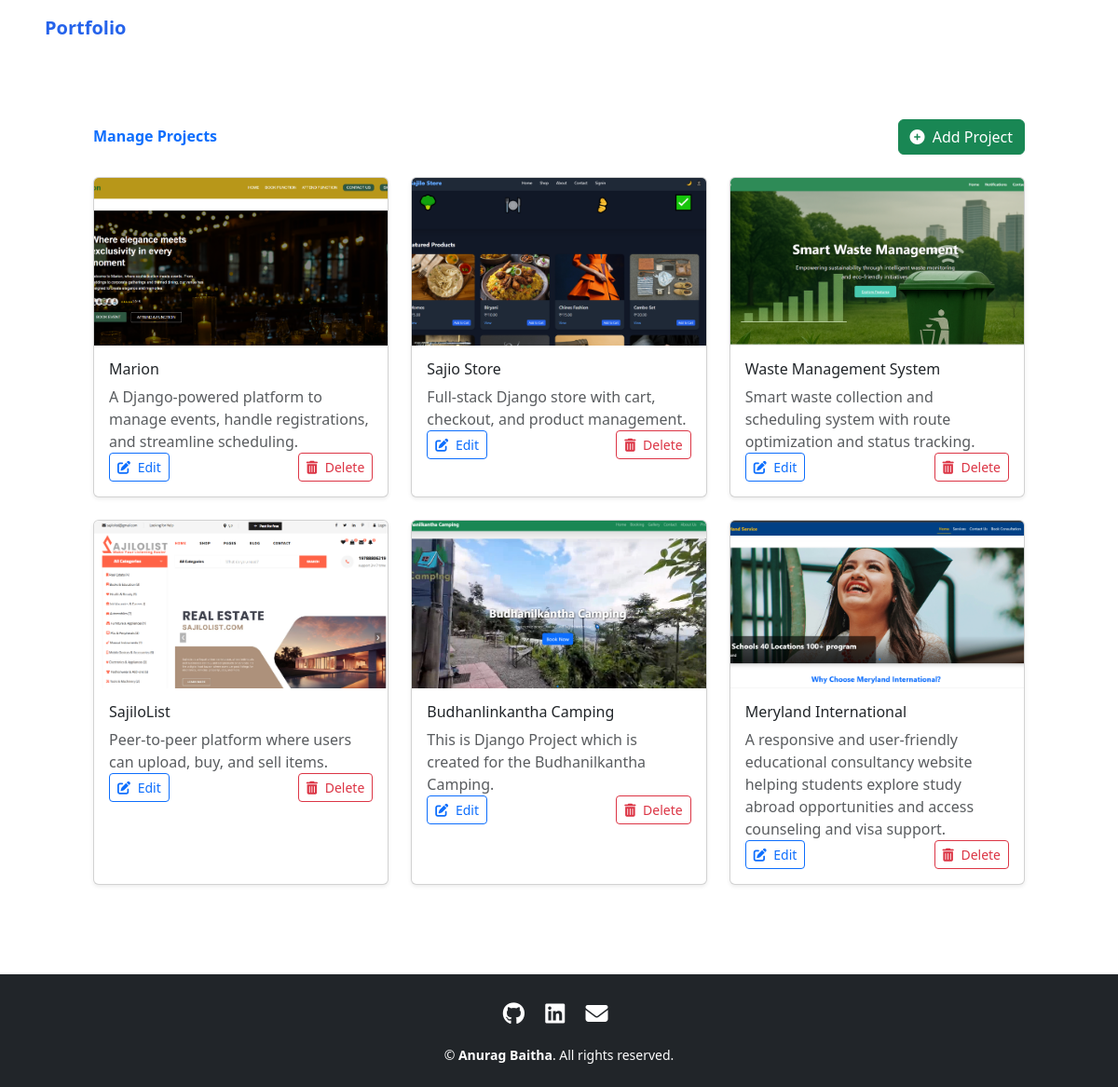
The app's page /projects/manage/ with its own data.
### Mainapp/models.py (models this page shows, shortened)
class Project(models.Model):
    title = models.CharField(max_length=100)
    description = models.TextField()
    image = models.ImageField(upload_to='project_images/', blank=True, null=True)
    github_url = models.URLField(blank=True, null=True)
    link = models.URLField(blank=True, null=True)
    tags = models.CharField(max_length=255, blank=True)

### Mainapp/views.py (the view)
# urls.py: path('projects/manage/', views.manage_projects, name='manage_projects'),
def manage_projects(request):
    projects = Project.objects.all()
    return render(request, 'manage_projects.html', {'projects': projects})

### Mainapp/templates/manage_projects.html (shortened to what this page needs)
{% extends 'base.html' %}
{% load static %}
{% block content %}
<div class="container py-5">
  <div class="d-flex justify-content-between align-items-center mb-4">
    <h2 class="fw-bold text-primary">Manage Projects</h2>
    <a href="{% url 'add_project' %}" class="btn btn-success">
      <i class="fas fa-plus-circle me-1"></i> Add Project
    </a>
  </div>
  {% if projects %}
  <div class="row g-4">
    {% for project in projects %}
    <div class="col-md-6 col-lg-4">
      <div class="card shadow-sm h-100">
        {% if project.image %}
        <img src="{{ project.image.url }}" class="card-img-top" style="height: 180px; object-fit: cover;" alt="{{ project.title }}">
        {% endif %}
        <div class="card-body">
          <h5 class="card-title">{{ project.title }}</h5>
          <p class="card-text text-muted">{{ project.description|truncatewords:20 }}</p>
          <div class="d-flex justify-content-between">
            <a href="{% url 'update_project' project.pk %}" class="btn btn-outline-primary btn-sm">
              <i class="fas fa-edit me-1"></i> Edit
            </a>
            <a href="{% url 'delete_project' project.pk %}" class="btn btn-outline-danger btn-sm">
              <i class="fas fa-trash-alt me-1"></i> Delete
            </a>
          </div>
        </div>
      </div>
    </div>
    {% endfor %}
  </div>
  {% else %}
  <p class="text-muted text-center fs-5 mt-5">No projects available. Click "Add Project" to create one.</p>
  {% endif %}
</div>
{% endblock %}

### Mainapp/templates/base.html (shortened to what this page needs)
{%load static%}
<!DOCTYPE html>
<html lang="en">
<head>
  <script src="https://cdn.tailwindcss.com"></script>
  <link href="https://cdn.jsdelivr.net/npm/aos@2.3.4/dist/aos.css" rel="stylesheet">
  <link href="https://cdn.jsdelivr.net/npm/bootstrap@5.3.0/dist/css/bootstrap.min.css" rel="stylesheet">
  <link rel="stylesheet" href="https://cdnjs.cloudflare.com/ajax/libs/font-awesome/6.5.0/css/all.min.css">
</head>
<body class="bg-white text-gray-800 scroll-smooth overflow-x-hidden" x-data="{ activeSection: '' }">
  <nav
    x-data="{ mobileOpen: false, scrolled: false }"
    x-init="window.addEventListener('scroll', () => { scrolled = window.scrollY > 50 })"
    :class="{ 'shadow-md bg-white/90 backdrop-blur': scrolled }"
    class="fixed top-0 w-full z-50 transition-all duration-300 bg-white"
  >
    <div class="max-w-6xl mx-auto px-4 py-3 flex justify-between items-center">
      <a href="/" class="text-xl font-bold text-blue-600">Portfolio</a>
    </div>
  </nav>
  <div class="pt-20 max-w-full overflow-x-hidden">
    {% block content %}{% endblock %}
  </div>
  <footer class="bg-dark text-white py-4 mt-5">
    <div class="container text-center">
      <div class="mb-3">
        <a href="https://github.com/BaithaAnurag" target="_blank" class="text-white me-3 fs-4" aria-label="GitHub">
          <i class="fab fa-github"></i>
        </a>
        <a href="https://www.linkedin.com/in/anurag-baitha/" target="_blank" class="text-white me-3 fs-4" aria-label="LinkedIn">
          <i class="fab fa-linkedin"></i>
        </a>
        <a href="https://mail.google.com/mail/?view=cm&fs=1&to=anuragbaitha673@gmail.com"
           class="text-white fs-4 me-2" aria-label="Email Me">
          <i class="fas fa-envelope"></i>
        </a>
      </div>
      <p class="mb-0 small">&copy; {{ now.year }} <strong>Anurag Baitha</strong>. All rights reserved.</p>
    </div>
  </footer>
</body>
</html>

### records on screen
Project: image (picture), title "Marion", description "A Django-powered platform to manage events, handle registrations, and streamline scheduling."
Project: image (picture), title "Sajio Store", description "Full-stack Django store with cart, checkout, and product management."
Project: image (picture), title "Waste Management System", description "Smart waste collection and scheduling system with route optimization and status tracking."
Project: image (picture), title "SajiloList", description "Peer-to-peer platform where users can upload, buy, and sell items."
Project: image (picture), title "Budhanlinkantha Camping", description "This is Django Project which is created for the Budhanilkantha Camping."
Project: image (picture), title "Meryland International", description "A responsive and user-friendly educational consultancy website helping students explore study abroad opportunities and access counseling and visa support."
